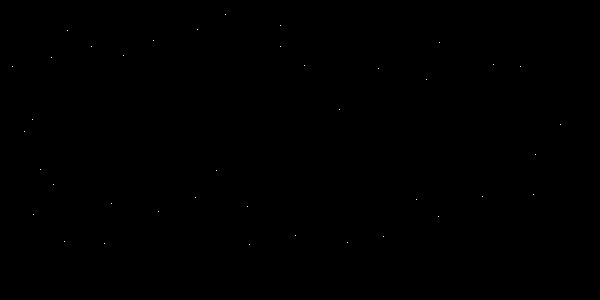
#> input picture Lista 2/Q4/pontos.bmp, 600 x 300 px
$ python q4.py
#> lines starting #> are read from the running program, lines starting #| are printed output that depends on the picture; after the words box and inside, x2 and y2 are one past the last pixel; in counts of white or black regions, pixels touching at a corner belong together
import cv2
import matplotlib.pyplot as plt
import numpy as np

thresh = 20

# leitura da imagem
img = cv2.imread('pontos.bmp', 0)
#> img: shape (300, 600); 0.02% white in thin lines or dots, all inside (x1, y1, x2, y2) = (12, 14, 561, 245)
height, width = img.shape
#> height = 300; width = 600

# mapeamento dos pontos
points = []
for l in range(height):
    for c in range(width):
        if img[l][c] > 127:
            points.append((c, height-1-l))
points.sort(key=lambda t: t[0]) # ordenação de acordo com coordenada x (esquerda pra direita)

# ordenação dos pontos em sentido horário
ordered = []
while points:
    ordered.append(points.pop(0))
    points.sort(key=lambda t: (t[0] - ordered[-1][0])**2 + (t[1] - ordered[-1][1])**2)
#> after the loop, points = []

ordered = np.array(ordered)

start_point = ordered[0]
#> start_point = [12, 233]
end_point = max(ordered, key=lambda t: t[0])
#> end_point = [560, 175]

closed_list = [end_point]
#> closed_list = [[560, 175]]
open_list = [end_point, start_point]
#> open_list = [[560, 175], [12, 233]]

while open_list:
    for n in range(ordered.shape[0]):
        if (ordered[n] == open_list[-1]).all():
            start_idx = n
        elif (ordered[n] == closed_list[-1]).all():
            end_idx = n
    if start_idx+1 < end_idx:
        d = np.absolute(np.cross(open_list[-1]-closed_list[-1],ordered[start_idx+1:end_idx]-closed_list[-1])/np.linalg.norm(open_list[-1]-closed_list[-1]))
        if max(d) >= thresh:
            idx = np.argmax(d) + start_idx + 1
            open_list.append(ordered[idx])
        else:
            closed_list.append(open_list.pop())
    else:
        closed_list.append(open_list.pop())
#> after the loop, open_list = []
closed_list.pop() # impede de fechar o loop

for p in ordered:
    plt.plot(p[0], p[1], 'go')

for n in range(len(closed_list)-1):
    plt.plot((closed_list[n][0], closed_list[n+1][0]), (closed_list[n][1], closed_list[n+1][1]), 'r-')

ordered = np.append(ordered, [ordered[0]], axis=0)
ordered = np.delete(ordered, 0, axis=0)

start_point = max(ordered, key=lambda t: t[0])
#> start_point = [560, 175]
end_point = min(ordered, key=lambda t: t[0])

closed_list = [end_point]
open_list = [end_point, start_point]

while open_list:
    for n in range(ordered.shape[0]):
        if (ordered[n] == open_list[-1]).all():
            start_idx = n
        elif (ordered[n] == closed_list[-1]).all():
            end_idx = n
    if start_idx+1 < end_idx:
        d = np.absolute(np.cross(open_list[-1]-closed_list[-1],ordered[start_idx+1:end_idx]-closed_list[-1])/np.linalg.norm(open_list[-1]-closed_list[-1]))
        if max(d) >= thresh:
            idx = np.argmax(d) + start_idx + 1
            open_list.append(ordered[idx])
        else:
            closed_list.append(open_list.pop())
    else:
        closed_list.append(open_list.pop())
closed_list.pop() # impede de fechar o loop

for n in range(len(closed_list)-1):
    plt.plot((closed_list[n][0], closed_list[n+1][0]), (closed_list[n][1], closed_list[n+1][1]), 'r-')

plt.show()
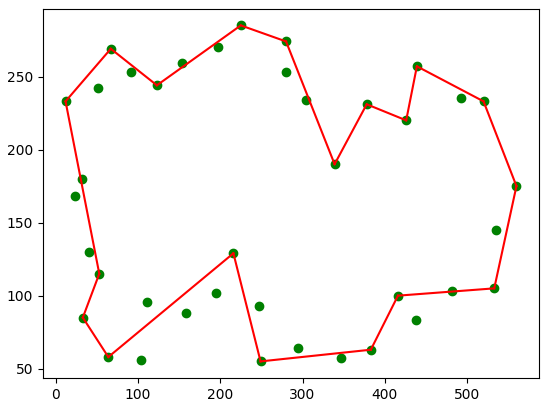
#> figure drawn by matplotlib, 1 panel
